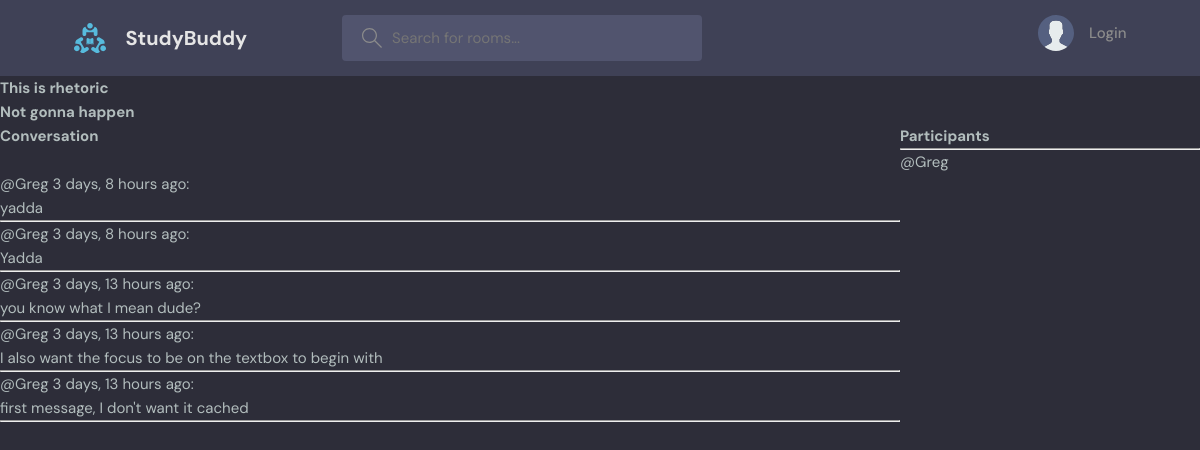
The page /room/23/ on the database its author committed.
### base/models.py (models this page shows, shortened)
class Room(models.Model):
    host = models.ForeignKey(User, on_delete=models.SET_NULL, null=True) # On delete of the user, this field is set
    topic = models.ForeignKey(Topic, on_delete=models.SET_NULL, null=True)
    name = models.CharField(max_length=200)
    description = models.TextField(null=True, blank=True)  # the null input arguments allow the database to have a
    participants = models.ManyToManyField(User, related_name='participants', blank=True)
    updated = models.DateTimeField(auto_now=True)  # Any time the save method is called, this will auto populate
    created = models.DateTimeField(auto_now_add=True)  # The difference between auto_now and auto_add_now is that
    class Meta:
        ordering = ['-updated', '-created']

class Message(models.Model):
    user = models.ForeignKey(User, on_delete=models.CASCADE)
    room = models.ForeignKey(Room, on_delete=models.CASCADE)  # Cascade means if the foreign key is deleted, this
    body = models.TextField()
    updated = models.DateTimeField(auto_now=True)
    created = models.DateTimeField(auto_now_add=True)
    class Meta:
        ordering = ['-updated', '-created']

### base/views.py (the view, shortened to what this page needs)
# urls.py: path('room/<str:pk>/', views.room, name="room"),
def room(request, pk):
    room = Room.objects.get(id=pk)
    messages = room.message_set.all().order_by('-created')  # This is the most important thing about django query
    participants = room.participants.all()
    if request.user.is_authenticated:
        user_messages = request.user.message_set.all().order_by('-created')  # Here's an example of getting all user
    else:
        user_messages = None
    context = {'room': room, 'room_messages': messages, 'user_messages': user_messages, 'participants': participants}
    return render(request, 'Base/Room.html', context)

### base/Templates/Base/Room.html (shortened to what this page needs)
{% extends 'MainTemplate.html' %}
{% block content %}
<h1>{{room.name}}</h1>
<h2>{{room.description}}</h2>
<div class="room-wrapper">
    <div class="comment-wrapper">
        <h3>Conversation</h3>
        <br>
        {% for message in room_messages %}
        <div>
            <small>@{{message.user}} {{message.created|timesince}} ago:</small>
            <p>{{message.body}}
            </p>
            <hr>
        </div>
        {% endfor %}
    </div>
    <div>
        <h3>Participants</h3>
        <hr>
        {% for user in participants %}
        <p>@{{user.username}}</p>
        {% endfor %}
    </div>
</div>
{% endblock %}

### Static/styles/style.css (style rules this page uses)
:root { --color-main: #71c6dd; --color-main-light: #e1f6fb; --color-dark: #3f4156; --color-dark-medium: #51546e; --color-dark-light: #696d97; --color-light: #e5e5e5; --color-gray: #8b8b8b; --color-light-gray: #b2bdbd; --color-bg: #2d2d39; --color-success: #5dd693; --color-error: #fc4b0b; }
* { font-family: "DM Sans", -apple-system, BlinkMacSystemFont, "Segoe UI", Roboto, Oxygen, Ubuntu, Cantarell, "Open Sans", "Helvetica Neue", sans-serif; margin: 0; padding: 0; box-sizing: border-box; text-rendering: optimizeLegibility; font-size: inherit; }
html { font-size: 56.25%; }
@media only screen and (min-width: 1200px) { html { font-size: 62.5%; } }
body { line-height: 1.6; font-weight: 400; font-size: 1.5rem; color: var(--color-light-gray); background-color: var(--color-bg); min-height: 100vh; }

### base/Templates/Base/Room.html (style rules this page uses)
.room-wrapper { display: grid; grid-template-columns: 3fr 1fr; }

### rows shown on the page
Room: name "This is rhetoric", description "Not gonna happen"
Message: user "Greg", created "3 days, 8 hours", body "yadda"
Message: user "Greg", created "3 days, 8 hours", body "Yadda"
Message: user "Greg", created "3 days, 13 hours", body "you know what I mean dude?"
Message: user "Greg", created "3 days, 13 hours", body "I also want the focus to be on the textbox to begin with"
Message: user "Greg", created "3 days, 13 hours", body "first message, I don't want it cached"

### other values the page prints
{{ user.username }} "Greg"
